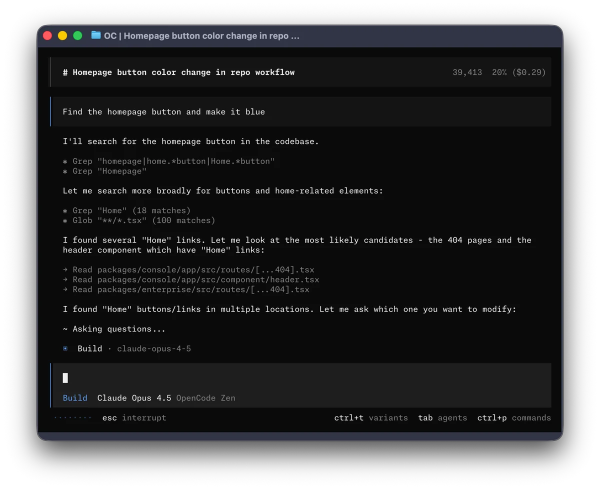
#> input picture assets/screenshot.webp, 1200 x 979 px (shown at 1/2 size)
$ python make_og_image.py
#> lines starting #> are read from the running program, lines starting #| are printed output that depends on the picture
#!/usr/bin/env python3
"""Build the 1200x630 social preview card used by og:image / twitter:image.

    python3 tools/make_og_image.py

Social platforms crop or letterbox a tall screenshot, so the card pastes the hero onto a correctly
sized canvas in the site's own background colour. Safe to re-run (output is deterministic).
"""
from pathlib import Path

from PIL import Image

REPO = Path(__file__).resolve().parent.parent
ASSETS = REPO / "assets"
OUT = REPO / "og-image.png"
BG = (33, 30, 30)  # matches --bg in css/style.css
W, H, PAD = 1200, 630, 60


def main() -> int:
    hero = ASSETS / "screenshot.webp"
    if not hero.exists():
        hero = ASSETS / "screenshot-1200.png"
    if not hero.exists():
        print(f"ERROR: no hero image in {ASSETS}; run tools/optimize_images.py first")
        return 1

    card = Image.new("RGB", (W, H), BG)
    shot = Image.open(hero).convert("RGBA")
#> shot is the input picture: PIL image 1200x979 RGBA; mean R, G, B, A 16.4, 16.6, 17.6, 197.2
    scale = min((W - PAD * 2) / shot.width, (H - PAD * 2) / shot.height)
#> scale = 0.521
    shot = shot.resize((round(shot.width * scale), round(shot.height * scale)),
                       getattr(getattr(Image, "Resampling", Image), "LANCZOS"))
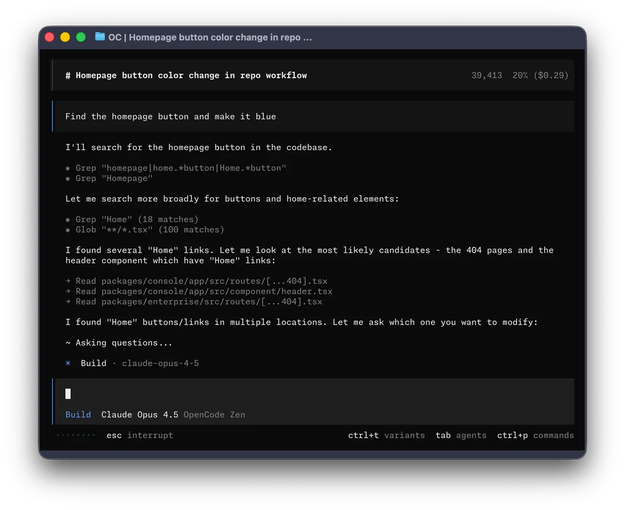
#> shot: PIL image 625x510 RGBA; mean R, G, B, A 16.5, 16.7, 17.7, 197.2; transparent parts drawn white
    card.paste(shot, ((W - shot.width) // 2, (H - shot.height) // 2), shot)
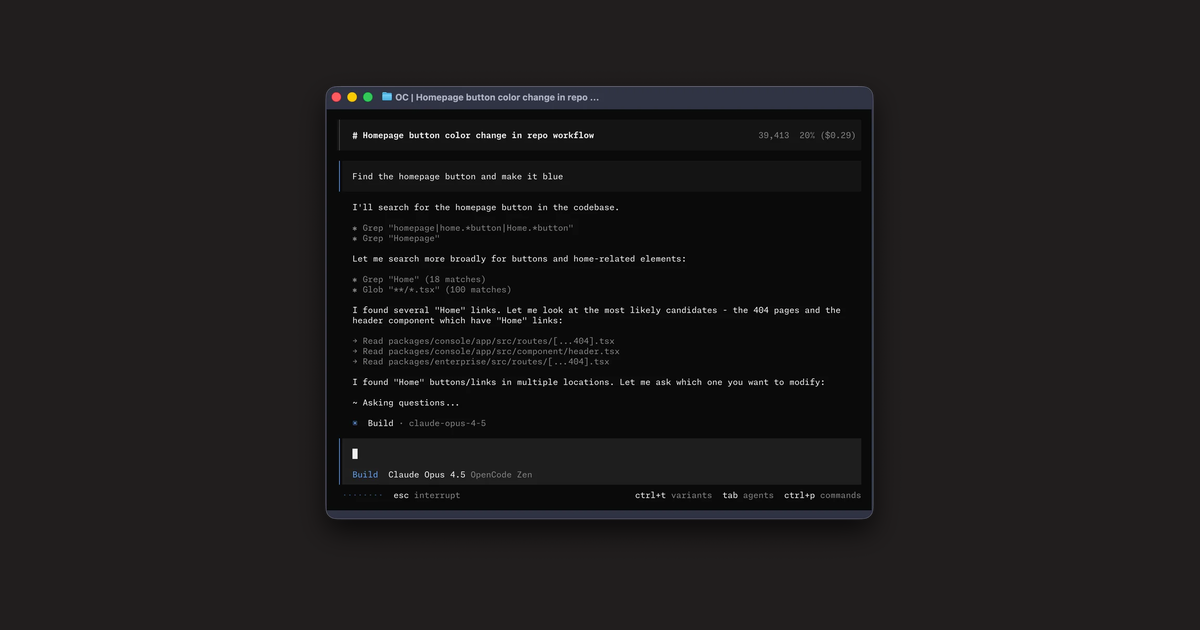
#> card: PIL image 1200x630 RGB; mean R, G, B 29.2, 27.3, 27.6

    card.save(OUT, "PNG", optimize=True)
    print(f"{OUT.name}: {W}x{H} {OUT.stat().st_size / 1024:.0f} KB (aspect {W / H:.2f}:1)")
    return 0


if __name__ == "__main__":
    raise SystemExit(main())
#> (the program exits here)
